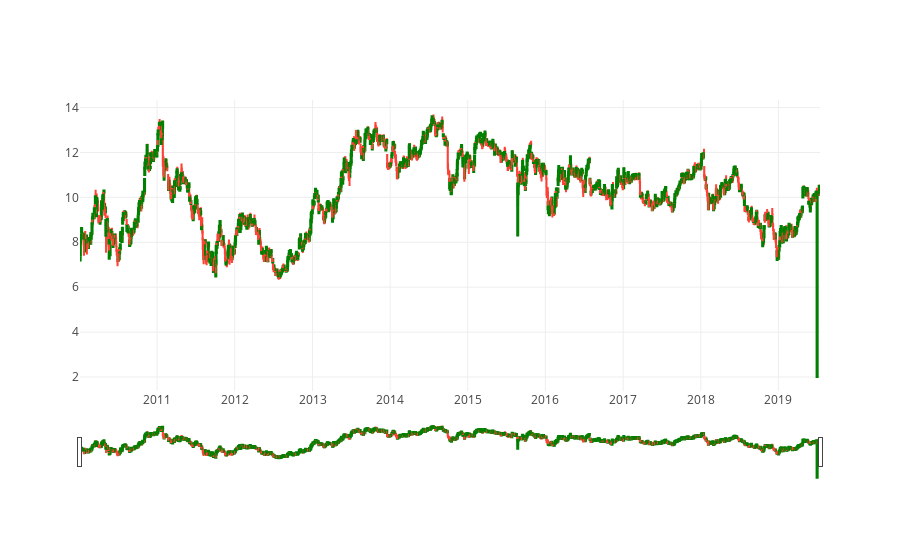

Source (notebook cell):
### Code cell
fig = dict(data=data)

offline.iplot(fig)

### Figure 1 — Plotly figure (JSON) as saved in the notebook; plotly's stock layout.template omitted (floating-point values rounded to 4 significant figures; data arrays with more than 128 entries replaced by an {"elided": "..."} marker saying what was removed)
{"data": [{"close": {"elided": "2398 float values"}, "decreasing": {"fillcolor": "lightcoral"}, "high": {"elided": "2398 float values"}, "increasing": {"fillcolor": "greenyellow", "line": {"color": "green", "width": 3}}, "low": {"elided": "2398 float values"}, "open": {"elided": "2398 float values"}, "type": "candlestick", "uid": "3938c1d9-7f12-484c-8d98-775264d251a2", "whiskerwidth": 0.2, "x": {"elided": "2398 str values"}}], "layout": {}}
